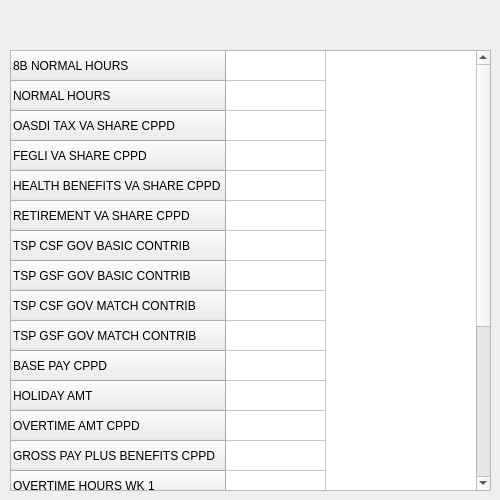
<?xml version="1.0" encoding="UTF-8"?>
<ui version="4.0">
 <class>PayrecWidget</class>
 <widget class="QDialog" name="PayrecWidget">
  <property name="geometry">
   <rect>
    <x>0</x>
    <y>0</y>
    <width>500</width>
    <height>500</height>
   </rect>
  </property>
  <property name="windowTitle">
   <string>Employee Pay Record</string>
  </property>
  <widget class="QWidget" name="verticalLayoutWidget">
   <property name="geometry">
    <rect>
     <x>10</x>
     <y>10</y>
     <width>481</width>
     <height>481</height>
    </rect>
   </property>
   <layout class="QVBoxLayout" name="verticalLayout">
    <item>
     <widget class="QLabel" name="rec_label">
      <property name="text">
       <string/>
      </property>
     </widget>
    </item>
    <item>
     <widget class="QLabel" name="gsf_label">
      <property name="text">
       <string/>
      </property>
     </widget>
    </item>
    <item>
     <widget class="QTableWidget" name="rec_table">
      <property name="rowCount">
       <number>22</number>
      </property>
      <property name="columnCount">
       <number>1</number>
      </property>
      <attribute name="horizontalHeaderVisible">
       <bool>false</bool>
      </attribute>
      <row>
       <property name="text">
        <string>8B NORMAL HOURS</string>
       </property>
      </row>
      <row>
       <property name="text">
        <string>NORMAL HOURS</string>
       </property>
      </row>
      <row>
       <property name="text">
        <string>OASDI TAX VA SHARE CPPD</string>
       </property>
      </row>
      <row>
       <property name="text">
        <string>FEGLI VA SHARE CPPD</string>
       </property>
      </row>
      <row>
       <property name="text">
        <string>HEALTH BENEFITS VA SHARE CPPD</string>
       </property>
      </row>
      <row>
       <property name="text">
        <string>RETIREMENT VA SHARE CPPD</string>
       </property>
      </row>
      <row>
       <property name="text">
        <string>TSP CSF GOV BASIC CONTRIB</string>
       </property>
      </row>
      <row>
       <property name="text">
        <string>TSP GSF GOV BASIC CONTRIB</string>
       </property>
      </row>
      <row>
       <property name="text">
        <string>TSP CSF GOV MATCH CONTRIB</string>
       </property>
      </row>
      <row>
       <property name="text">
        <string>TSP GSF GOV MATCH CONTRIB</string>
       </property>
      </row>
      <row>
       <property name="text">
        <string>BASE PAY CPPD</string>
       </property>
      </row>
      <row>
       <property name="text">
        <string>HOLIDAY AMT</string>
       </property>
      </row>
      <row>
       <property name="text">
        <string>OVERTIME AMT CPPD</string>
       </property>
      </row>
      <row>
       <property name="text">
        <string>GROSS PAY PLUS BENEFITS CPPD</string>
       </property>
      </row>
      <row>
       <property name="text">
        <string>OVERTIME HOURS WK 1</string>
       </property>
      </row>
      <row>
       <property name="text">
        <string>OVERTIME HOURS WK 2</string>
       </property>
      </row>
      <row>
       <property name="text">
        <string>OVERTIME AMT WK 1</string>
       </property>
      </row>
      <row>
       <property name="text">
        <string>OVERTIME AMT WK 2</string>
       </property>
      </row>
      <row>
       <property name="text">
        <string>HRS EXCESS 8 DAY WK 1</string>
       </property>
      </row>
      <row>
       <property name="text">
        <string>HRS EXCESS 8 DAY WK 2</string>
       </property>
      </row>
      <row>
       <property name="text">
        <string>HRS EXCESS 8 DAY AMT WK 1</string>
       </property>
      </row>
      <row>
       <property name="text">
        <string>HRS EXCESS 8 DAY AMT WK 2</string>
       </property>
      </row>
      <column/>
     </widget>
    </item>
   </layout>
  </widget>
 </widget>
 <resources/>
 <connections/>
</ui>
